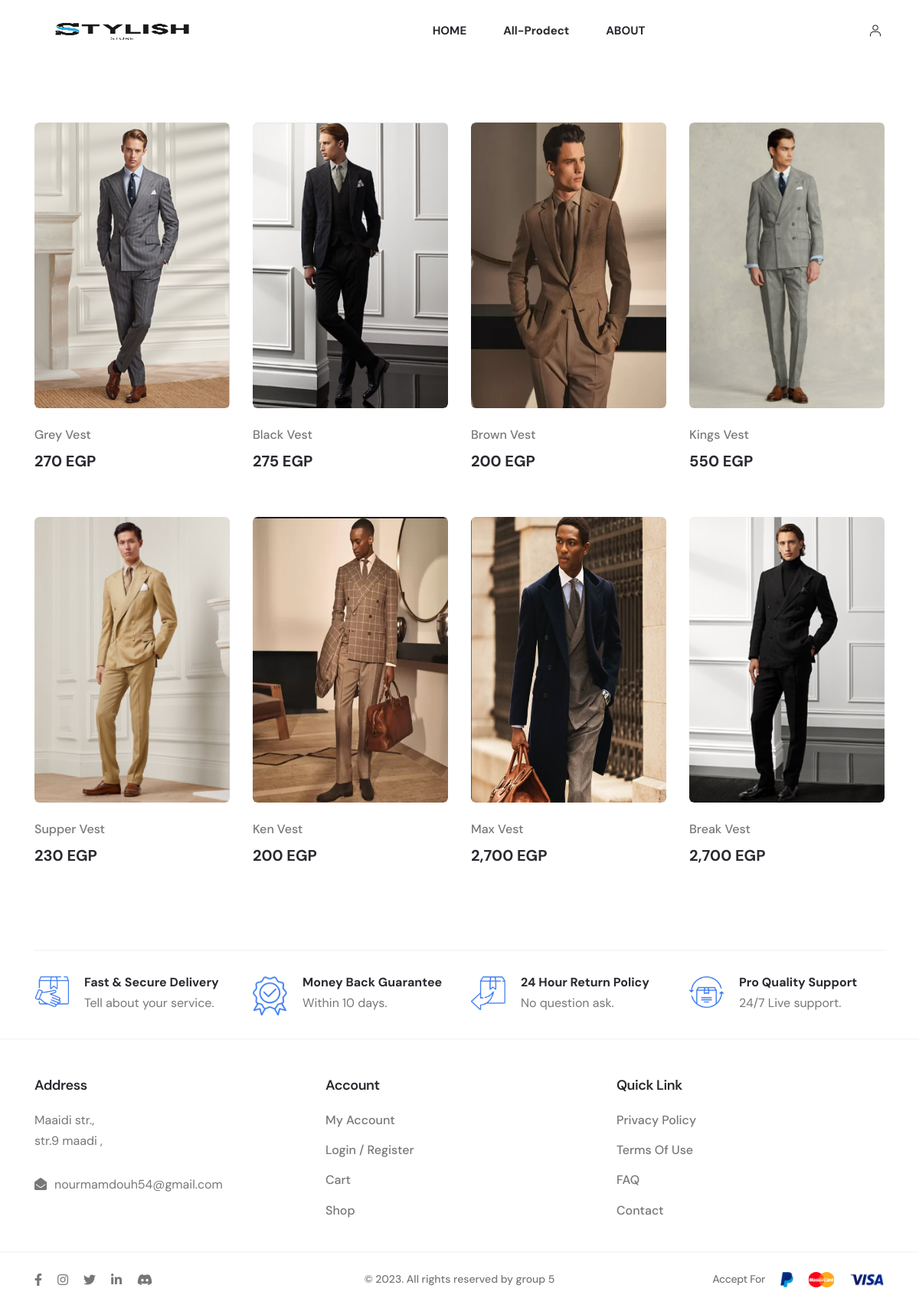
/web_user/fashionApp.php?act=product_product_user, run on the app's committed database.
### tables this page shows
CREATE TABLE `tbl_product` (
  `id_product` int(6) NOT NULL,
  `product_name` varchar(255) NOT NULL,
  `quantity` int(11) NOT NULL DEFAULT 0,
  `product_img` varchar(50) NOT NULL,
  `product_prices` int(10) NOT NULL DEFAULT 0,
  `catalog_id` int(4) NOT NULL,
  `employee_entry` int(11) NOT NULL,
  `entry_date` date NOT NULL DEFAULT current_timestamp(),
  `sup_id` int(11) NOT NULL,
  `view` tinyint(4) NOT NULL DEFAULT 0,
  `special` tinyint(4) NOT NULL DEFAULT 0,
  `old_prices` int(11) NOT NULL DEFAULT 0,
  `description` varchar(255) NOT NULL,
  `size` varchar(5) NOT NULL DEFAULT 'L'
);

### model_user/productdb_user.php (called while the page is built, shortened)
<?php
function getall_product_hot() {
    $conn = connectdb();
    $stmt = $conn->prepare("SELECT * FROM tbl_product WHERE special = '1' AND view = '1'");
    $stmt->execute();
    $result = $stmt->fetchAll(PDO::FETCH_ASSOC);
    return $result;
}
function getall_product_view($iddm,$view){
    $conn=connectdb();
    $sql = "SELECT * FROM tbl_product WHERE 1";
    if($view == 1)
    {
        $sql.=" order by view DESC";
    } else {
        $sql.=" order by id_product DESC";
    }
    $stmt = $conn->prepare($sql);
    $stmt->execute();
    $kq=$stmt->fetchAll();
    return $kq;
}
?>

### web_user/product_product.php (the view, shortened to what this page needs)
<!DOCTYPE html>
<html lang="en">
<head>
</head>
<body>
    <div class="axil-best-seller-product-area bg-color-white axil-section-gap pb--0">
        <div class="container">
            <div class="product-area pb--50">
                <div class="row row--20 isotope-list">
                    <?php
                    foreach ($all_product as $result) :
                        $detailUrl = 'fashionApp.php?act=detail_product&id=' . urlencode($result['id_product']);
                    ?>
                        <div class="col-xl-3 col-lg-4 col-sm-6 col-12 mb--30 product <?= htmlspecialchars($result['catalog_id'], ENT_QUOTES, 'UTF-8') ?>">
                            <div class="axil-product product-style-one">
                                <div class="thumbnail">
                                    <a href="<?= $detailUrl ?>">
                                        <img class="conform-img" data-sal="fade" w-[100%] data-sal-delay="100" data-sal-duration="1500"
                                            src="../uploads/<?= htmlspecialchars($result['product_img'], ENT_QUOTES, 'UTF-8') ?>"
                                            alt="<?= htmlspecialchars($result['product_name'], ENT_QUOTES, 'UTF-8') ?>" />
                                    </a>
                                </div>
                                <div class="product-content">
                                    <div class="inner">
                                        <h5 class="title">
                                            <a href="<?= $detailUrl ?>">
                                                <?= htmlspecialchars($result['product_name'], ENT_QUOTES, 'UTF-8') ?>
                                            </a>
                                        </h5>
                                        <div class="product-price-variant">
                                            <span class="price current-price">
                                                <?= number_format($result['product_prices']) ?> EGP
                                            </span>
                                        </div>
                                    </div>
                                </div>
                            </div>
                        </div>
                    <?php endforeach; ?>
                </div>
            </div>
        </div>
    </div>
</body>
</html>

### data on the page
tbl_product: product_img (picture), product_name "Grey Vest", product_prices "270"
tbl_product: product_img (picture), product_name "Black Vest", product_prices "275"
tbl_product: product_img (picture), product_name "Brown Vest", product_prices "200"
tbl_product: product_img (picture), product_name "Kings Vest", product_prices "550"
tbl_product: product_img (picture), product_name "Supper Vest", product_prices "230"
tbl_product: product_img (picture), product_name "Ken Vest", product_prices "200"
tbl_product: product_img (picture), product_name "Max Vest", product_prices "2,700"
tbl_product: product_img (picture), product_name "Break Vest", product_prices "2,700"
